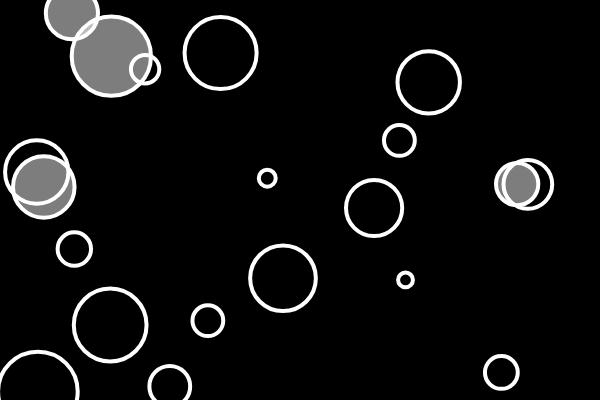
Frame 1 (no input)
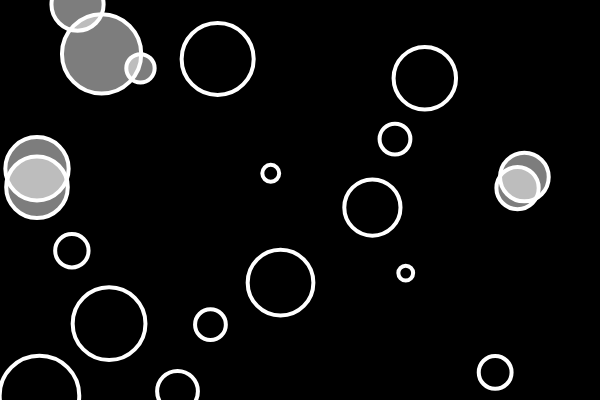
Frame 60 (no input)
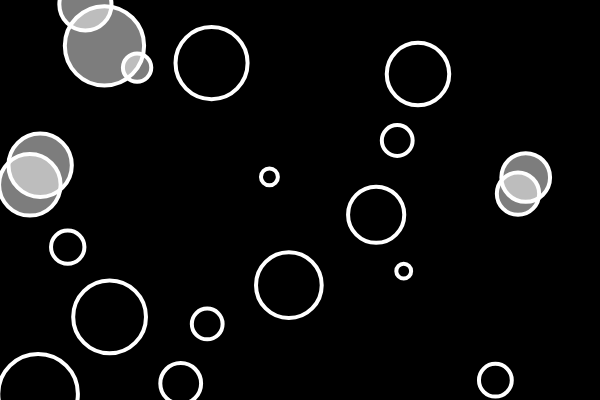
Frame 120 (the mouse pressed at the canvas centre since frame 60)

The p5.js sketch that drew these frames (run headless with seeded random() and noise() and a simulated clock; from frame 60 on, the mouse is pressed at the canvas centre):

// p5.js sketch
// ── sketch.js
let totalNum = 20, rng = 1, minSize = 10, maxSize = 80;
let bubbles = [];

function setup() {
  createCanvas(600, 400);

  for(let i = 0; i < totalNum; i++){
	  xOffset = random(width);
	  yOffset = random(height);
	  size = random(minSize, maxSize);

	  bubble = new Bubble(xOffset, yOffset, size);
	  bubbles.push(bubble);

	}
}

function draw() {
  background(0);

  for (let i = 0; i < bubbles.length; i++){
  	let overlap = false;
  	bubbles[i].move();
  	bubbles[i].display();

  	for(let j = i + 1; j < bubbles.length; j++){
  		if(bubbles[i].intersects(bubbles[j]) 
        && (bubbles[i].brightness == 0 || bubbles[j].brightness == 0)){
  			bubbles[i].changeColor(255);
  			bubbles[j].changeColor(255);

  		}
    }
  }
  
  /*
  }
  for(b of bubbles){
  	let overlap = false;
  	b.move();
  	b.display();

  	for(other of bubbles){
  		if(b !== other && b.intersects(other)){
  			overlap = true;
  		}
  	}
    if(overlap) b.changeColor(255);
    else b.changeColor(0);
  }
  	*/

}

class Bubble{
  constructor(x = 200, y = 200, diameter = 50){
  	this.x = x;
  	this.y = y;
  	this.brightness = 0;
  	this.diameter = diameter;

  }
  move(){
  	this.x += random(-rng, rng);
    this.y += random(-rng, rng);
    
  }

  display(){
  	stroke(255);
  	strokeWeight(4);
    fill(this.brightness, 125);
    ellipse(this.x, this.y, this.diameter, this.diameter);

  }

  changeColor(bright){
  	this.brightness = bright;

  }

  intersects(otherBubble){
  	let d = dist(this.x, this.y, otherBubble.x, otherBubble.y);
  	return (d <= (this.diameter/2.0) + (otherBubble.diameter/2.0));

  }

}
